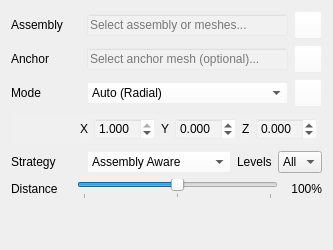
        <widget class="QWidget" name="pageAutoExplode">
         <layout class="QGridLayout" name="gridLayout_3">
          <item row="0" column="0">
           <layout class="QHBoxLayout" name="layoutAssembly">
            <item>
             <widget class="QLabel" name="labelAssembly">
              <property name="minimumSize">
               <size>
                <width>70</width>
                <height>0</height>
               </size>
              </property>
              <property name="text">
               <string>Assembly</string>
              </property>
             </widget>
            </item>
            <item>
             <widget class="QLineEdit" name="lineEditAssembly">
              <property name="sizePolicy">
               <sizepolicy hsizetype="Expanding" vsizetype="Fixed">
                <horstretch>1</horstretch>
                <verstretch>0</verstretch>
               </sizepolicy>
              </property>
              <property name="toolTip">
               <string>Shows the selected assembly or mesh count.
Right-click to edit or clear.</string>
              </property>
              <property name="styleSheet">
               <string notr="true">background-color: rgba(255, 255, 255, 10%);</string>
              </property>
              <property name="readOnly">
               <bool>true</bool>
              </property>
              <property name="placeholderText">
               <string>Select assembly or meshes...</string>
              </property>
             </widget>
            </item>
            <item>
             <widget class="QPushButton" name="pushButtonSelectAssembly">
              <property name="minimumSize">
               <size>
                <width>28</width>
                <height>28</height>
               </size>
              </property>
              <property name="maximumSize">
               <size>
                <width>28</width>
                <height>28</height>
               </size>
              </property>
              <property name="toolTip">
               <string>Add meshes to the current assembly from the
scene or tree, then click again to confirm</string>
              </property>
              <property name="styleSheet">
               <string notr="true">background-color: rgba(255, 255, 255, 10%);</string>
              </property>
              <property name="text">
               <string/>
              </property>
              <property name="icon">
               <iconset resource="../ModelViewer.qrc">
                <normaloff>:/icons/res/select.png</normaloff>:/icons/res/select.png</iconset>
              </property>
              <property name="checkable">
               <bool>true</bool>
              </property>
             </widget>
            </item>
           </layout>
          </item>
          <item row="1" column="0">
           <layout class="QHBoxLayout" name="layoutAnchor">
            <item>
             <widget class="QLabel" name="labelAnchor">
              <property name="minimumSize">
               <size>
                <width>70</width>
                <height>0</height>
               </size>
              </property>
              <property name="toolTip">
               <string>Optional: this mesh stays centred; all others
explode away from it</string>
              </property>
              <property name="text">
               <string>Anchor</string>
              </property>
             </widget>
            </item>
            <item>
             <widget class="QLineEdit" name="lineEditAnchor">
              <property name="sizePolicy">
               <sizepolicy hsizetype="Expanding" vsizetype="Fixed">
                <horstretch>1</horstretch>
                <verstretch>0</verstretch>
               </sizepolicy>
              </property>
              <property name="toolTip">
               <string>Shows the anchor mesh name. Right-click to clear.</string>
              </property>
              <property name="styleSheet">
               <string notr="true">background-color: rgba(255, 255, 255, 10%);</string>
              </property>
              <property name="readOnly">
               <bool>true</bool>
              </property>
              <property name="placeholderText">
               <string>Select anchor mesh (optional)...</string>
              </property>
             </widget>
            </item>
            <item>
             <widget class="QPushButton" name="pushButtonSelectAnchor">
              <property name="minimumSize">
               <size>
                <width>28</width>
                <height>28</height>
               </size>
              </property>
              <property name="maximumSize">
               <size>
                <width>28</width>
                <height>28</height>
               </size>
              </property>
              <property name="toolTip">
               <string>Clear anchor and pick a new one from
scene or tree</string>
              </property>
              <property name="styleSheet">
               <string notr="true">background-color: rgba(255, 255, 255, 10%);</string>
              </property>
              <property name="text">
               <string/>
              </property>
              <property name="icon">
               <iconset resource="../ModelViewer.qrc">
                <normaloff>:/icons/res/select.png</normaloff>:/icons/res/select.png</iconset>
              </property>
              <property name="checkable">
               <bool>true</bool>
              </property>
             </widget>
            </item>
           </layout>
          </item>
          <item row="2" column="0">
           <layout class="QHBoxLayout" name="layoutMode">
            <item>
             <widget class="QLabel" name="labelMode">
              <property name="minimumSize">
               <size>
                <width>70</width>
                <height>0</height>
               </size>
              </property>
              <property name="text">
               <string>Mode</string>
              </property>
             </widget>
            </item>
            <item>
             <widget class="QComboBox" name="comboBoxMode">
              <property name="sizePolicy">
               <sizepolicy hsizetype="Expanding" vsizetype="Fixed">
                <horstretch>1</horstretch>
                <verstretch>0</verstretch>
               </sizepolicy>
              </property>
              <property name="styleSheet">
               <string notr="true">background-color: rgba(255, 255, 255, 10%);</string>
              </property>
              <property name="toolTip">
               <string>Direction meshes explode away from each other</string>
              </property>
              <item>
               <property name="text">
                <string>Auto (Radial)</string>
               </property>
              </item>
              <item>
               <property name="text">
                <string>Axis X</string>
               </property>
              </item>
              <item>
               <property name="text">
                <string>Axis Y</string>
               </property>
              </item>
              <item>
               <property name="text">
                <string>Axis Z</string>
               </property>
              </item>
              <item>
               <property name="text">
                <string>Custom Vector</string>
               </property>
              </item>
             </widget>
            </item>
            <item>
             <widget class="QPushButton" name="pushButtonSelectVector">
              <property name="minimumSize">
               <size>
                <width>28</width>
                <height>28</height>
               </size>
              </property>
              <property name="maximumSize">
               <size>
                <width>28</width>
                <height>28</height>
               </size>
              </property>
              <property name="toolTip">
               <string>Pick a direction vector from the scene to
use as the explosion axis</string>
              </property>
              <property name="styleSheet">
               <string notr="true">background-color: rgba(255, 255, 255, 10%);</string>
              </property>
              <property name="text">
               <string/>
              </property>
              <property name="icon">
               <iconset resource="../ModelViewer.qrc">
                <normaloff>:/icons/res/select.png</normaloff>:/icons/res/select.png</iconset>
              </property>
              <property name="checkable">
               <bool>true</bool>
              </property>
             </widget>
            </item>
           </layout>
          </item>
          <item row="3" column="0">
           <widget class="QFrame" name="frameVector">
            <property name="styleSheet">
             <string notr="true">background-color: rgba(255, 255, 255, 5%);</string>
            </property>
            <property name="frameShape">
             <enum>QFrame::Shape::StyledPanel</enum>
            </property>
            <property name="frameShadow">
             <enum>QFrame::Shadow::Sunken</enum>
            </property>
            <layout class="QHBoxLayout" name="layoutVector">
             <property name="leftMargin">
              <number>68</number>
             </property>
             <property name="topMargin">
              <number>4</number>
             </property>
             <property name="rightMargin">
              <number>4</number>
             </property>
             <property name="bottomMargin">
              <number>4</number>
             </property>
             <item>
              <widget class="QLabel" name="labelVectorX">
               <property name="text">
                <string>X</string>
               </property>
              </widget>
             </item>
             <item>
              <widget class="QDoubleSpinBox" name="doubleSpinBoxVectorX">
               <property name="sizePolicy">
                <sizepolicy hsizetype="Expanding" vsizetype="Fixed">
                 <horstretch>1</horstretch>
                 <verstretch>0</verstretch>
                </sizepolicy>
               </property>
               <property name="styleSheet">
                <string notr="true">background-color: rgba(255, 255, 255, 10%);</string>
               </property>
               <property name="toolTip">
                <string>X component of the Custom Vector explosion direction</string>
               </property>
               <property name="decimals">
                <number>3</number>
               </property>
               <property name="minimum">
                <double>-1.000000000000000</double>
               </property>
               <property name="maximum">
                <double>1.000000000000000</double>
               </property>
               <property name="singleStep">
                <double>0.010000000000000</double>
               </property>
               <property name="value">
                <double>1.000000000000000</double>
               </property>
              </widget>
             </item>
             <item>
              <widget class="QLabel" name="labelVectorY">
               <property name="text">
                <string>Y</string>
               </property>
              </widget>
             </item>
             <item>
              <widget class="QDoubleSpinBox" name="doubleSpinBoxVectorY">
               <property name="sizePolicy">
                <sizepolicy hsizetype="Expanding" vsizetype="Fixed">
                 <horstretch>1</horstretch>
                 <verstretch>0</verstretch>
                </sizepolicy>
               </property>
               <property name="styleSheet">
                <string notr="true">background-color: rgba(255, 255, 255, 10%);</string>
               </property>
               <property name="toolTip">
                <string>Y component of the Custom Vector explosion direction</string>
               </property>
               <property name="decimals">
                <number>3</number>
               </property>
               <property name="minimum">
                <double>-1.000000000000000</double>
               </property>
               <property name="maximum">
                <double>1.000000000000000</double>
               </property>
               <property name="singleStep">
                <double>0.010000000000000</double>
               </property>
               <property name="value">
                <double>0.000000000000000</double>
               </property>
              </widget>
             </item>
             <item>
              <widget class="QLabel" name="labelVectorZ">
               <property name="text">
                <string>Z</string>
               </property>
              </widget>
             </item>
             <item>
              <widget class="QDoubleSpinBox" name="doubleSpinBoxVectorZ">
               <property name="sizePolicy">
                <sizepolicy hsizetype="Expanding" vsizetype="Fixed">
                 <horstretch>1</horstretch>
                 <verstretch>0</verstretch>
                </sizepolicy>
               </property>
               <property name="styleSheet">
                <string notr="true">background-color: rgba(255, 255, 255, 10%);</string>
               </property>
               <property name="toolTip">
                <string>Z component of the Custom Vector explosion direction</string>
               </property>
               <property name="decimals">
                <number>3</number>
               </property>
               <property name="minimum">
                <double>-1.000000000000000</double>
               </property>
               <property name="maximum">
                <double>1.000000000000000</double>
               </property>
               <property name="singleStep">
                <double>0.010000000000000</double>
               </property>
               <property name="value">
                <double>0.000000000000000</double>
               </property>
              </widget>
             </item>
            </layout>
           </widget>
          </item>
          <item row="4" column="0">
           <layout class="QHBoxLayout" name="layoutAutoStrategy">
            <item>
             <widget class="QLabel" name="labelModeAutoStrategy">
              <property name="minimumSize">
               <size>
                <width>70</width>
                <height>0</height>
               </size>
              </property>
              <property name="text">
               <string>Strategy</string>
              </property>
             </widget>
            </item>
            <item>
             <widget class="QComboBox" name="comboBoxAutoStrategy">
              <property name="sizePolicy">
               <sizepolicy hsizetype="Expanding" vsizetype="Fixed">
                <horstretch>1</horstretch>
                <verstretch>0</verstretch>
               </sizepolicy>
              </property>
              <property name="styleSheet">
               <string notr="true">background-color: rgba(255, 255, 255, 10%);</string>
              </property>
              <property name="toolTip">
               <string>Assembly Aware groups parts by sub-assembly hierarchy;
Classic explodes every part independently</string>
              </property>
              <item>
               <property name="text">
                <string>Assembly Aware</string>
               </property>
              </item>
              <item>
               <property name="text">
                <string>Classic</string>
               </property>
              </item>
             </widget>
            </item>
            <item>
             <widget class="QLabel" name="labelExplodeDepth">
              <property name="text">
               <string>Levels</string>
              </property>
             </widget>
            </item>
            <item>
             <widget class="QComboBox" name="comboBoxExplodeDepth">
              <property name="toolTip">
               <string>How many levels of the hierarchy explode (Auto mode).
All explodes every level; 1 moves only the top-level groups,
each as one block</string>
              </property>
              <item>
               <property name="text">
                <string>All</string>
               </property>
              </item>
              <item>
               <property name="text">
                <string>1</string>
               </property>
              </item>
              <item>
               <property name="text">
                <string>2</string>
               </property>
              </item>
              <item>
               <property name="text">
                <string>3</string>
               </property>
              </item>
              <item>
               <property name="text">
                <string>4</string>
               </property>
              </item>
              <item>
               <property name="text">
                <string>5</string>
               </property>
              </item>
              <item>
               <property name="text">
                <string>6</string>
               </property>
              </item>
              <item>
               <property name="text">
                <string>7</string>
               </property>
              </item>
              <item>
               <property name="text">
                <string>8</string>
               </property>
              </item>
              <item>
               <property name="text">
                <string>9</string>
               </property>
              </item>
              <item>
               <property name="text">
                <string>10</string>
               </property>
              </item>
             </widget>
            </item>
           </layout>
          </item>
          <item row="5" column="0">
           <layout class="QHBoxLayout" name="layoutSlider">
            <item>
             <widget class="QLabel" name="labelDistance">
              <property name="minimumSize">
               <size>
                <width>60</width>
                <height>0</height>
               </size>
              </property>
              <property name="text">
               <string>Distance</string>
              </property>
             </widget>
            </item>
            <item>
             <widget class="QSlider" name="sliderExplosion">
              <property name="sizePolicy">
               <sizepolicy hsizetype="Expanding" vsizetype="Fixed">
                <horstretch>1</horstretch>
                <verstretch>0</verstretch>
               </sizepolicy>
              </property>
              <property name="toolTip">
               <string>How far apart the parts explode</string>
              </property>
              <property name="minimum">
               <number>0</number>
              </property>
              <property name="maximum">
               <number>200</number>
              </property>
              <property name="value">
               <number>100</number>
              </property>
              <property name="orientation">
               <enum>Qt::Orientation::Horizontal</enum>
              </property>
              <property name="tickPosition">
               <enum>QSlider::TickPosition::TicksBelow</enum>
              </property>
              <property name="tickInterval">
               <number>100</number>
              </property>
             </widget>
            </item>
            <item>
             <widget class="QLabel" name="labelDistancePercent">
              <property name="minimumSize">
               <size>
                <width>38</width>
                <height>0</height>
               </size>
              </property>
              <property name="text">
               <string>100%</string>
              </property>
              <property name="alignment">
               <set>Qt::AlignmentFlag::AlignRight|Qt::AlignmentFlag::AlignTrailing|Qt::AlignmentFlag::AlignVCenter</set>
              </property>
             </widget>
            </item>
           </layout>
          </item>
          <item row="6" column="0">
           <spacer name="verticalSpacer">
            <property name="orientation">
             <enum>Qt::Orientation::Vertical</enum>
            </property>
            <property name="sizeHint" stdset="0">
             <size>
              <width>20</width>
              <height>40</height>
             </size>
            </property>
           </spacer>
          </item>
         </layout>
        </widget>
